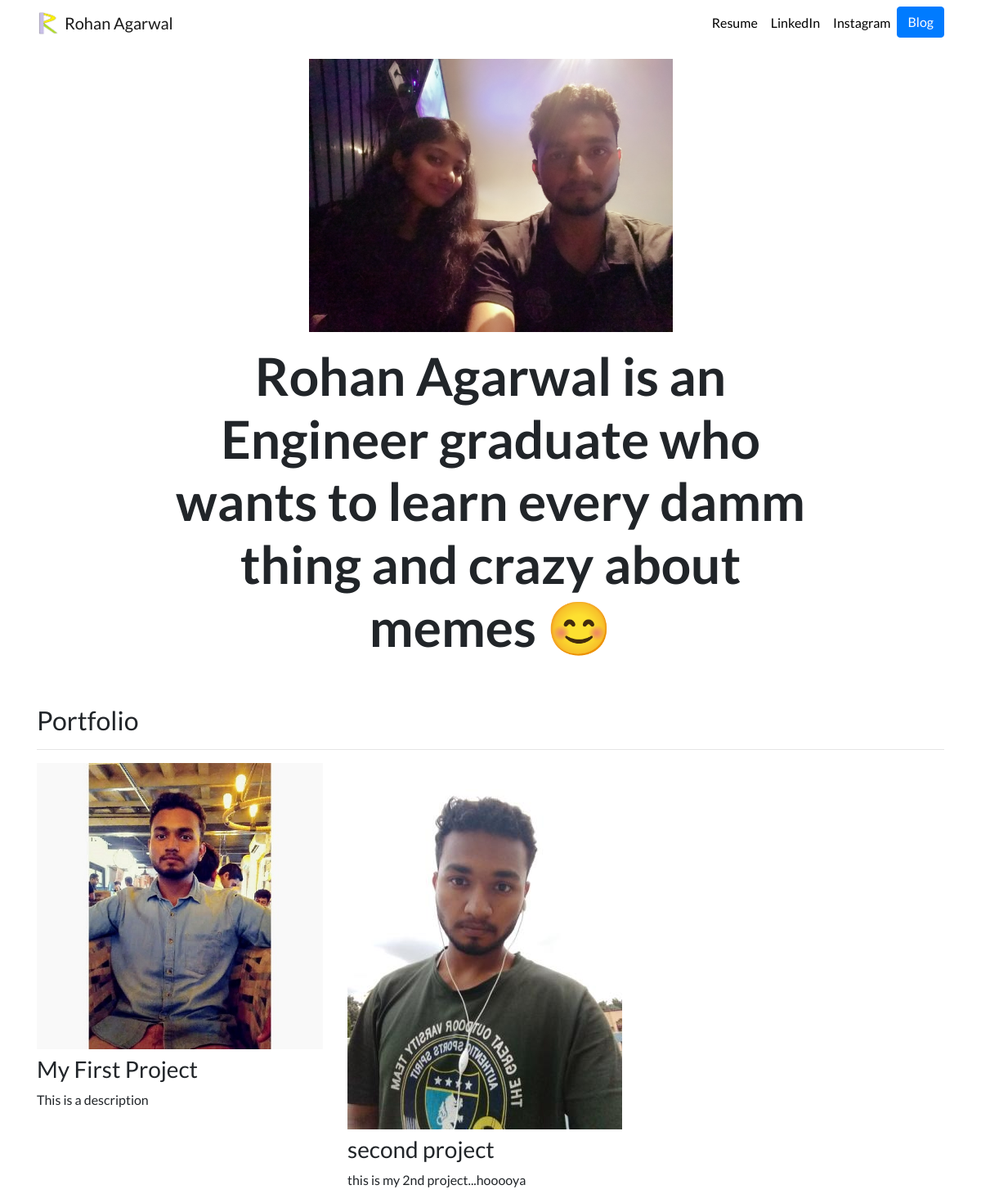
The page / on the database its author committed.
### portfolio/models.py (models this page shows, shortened)
class Project(models.Model):
    title = models.CharField(max_length=50)
    description = models.CharField(max_length=150)
    image = models.ImageField(upload_to='portfolio/images/')
    url = models.URLField(blank=True)

### portfolio/views.py (the view)
# urls.py: 2. Add a URL to urlpatterns:  path('', views.home, name='home')
def home(request):
    projects = Project.objects.all()
    return render(request, 'portfolio/home.html',{'projects':projects})

### portfolio/templates/portfolio/home.html
{% extends 'portfolio/base.html' %}
{% load static %}
{% block content %}
<div class="row justify-content-center my-3">
    <div class="col-5">
        <img src="{% static 'portfolio/static_portfolio.jpg' %}" class="img-fluid">
    </div>
  </div>
  <div class="row justify-content-center mb-3">
    <div class="col-md-9 text-center">
      <h1 id="hometext" class="font-weight-bold">Rohan Agarwal is an Engineer graduate who wants to learn every damm thing and crazy about memes 😊</h1>
    </div>
  </div>
  <h2 class="mt-5">Portfolio</h2>
<hr>
<div class="row">
    {% for project in projects %}
  <div class="col-lg-4 col-md-6">
    {% if project.url %}
    <a href="{{ project.url }}">
      <img src="{{ project.image.url }}" class="img-fluid mb-2" height="250">
    </a>
    {% else %}
    <img src="{{ project.image.url }}" class="img-fluid mb-2" height="250">
    {% endif %}
    <h3>{{ project.title }}</h3>
    <p>{{ project.description }}</p>
  </div>
  {% endfor %}
</div>
{% endblock %}

### portfolio/templates/portfolio/base.html (shortened to what this page needs)
{% load static %}
<!doctype html>
<html lang="en">
  <head>
    <link rel="stylesheet" href="https://maxcdn.bootstrapcdn.com/bootstrap/4.0.0/css/bootstrap.min.css">
    <link rel="stylesheet" href="{% static "portfolio/custom.css" %}">
  </head>
  <body>
    <nav id="topNav" class="navbar navbar-expand-md navbar-light">
      <div class="container">
        <a class="navbar-brand" href="{% url 'home' %}">
          <img src="{% static "portfolio/Logo.png" %}" width="30" height="30" class="d-inline-block align-top" alt="Rohan's Logo">
          <span>Rohan Agarwal</span>
        </a>
        <div class="collapse navbar-collapse text-center" id="navbarNav">
          <ul class="navbar-nav ml-auto">
            <li class="nav-item">
              <a class="nav-link" href="{% static "portfolio/resume.pdf" %}">Resume</a>
            </li>
            <li class="nav-item">
              <a class="nav-link" href="https://www.linkedin.com/in/genrohan/" target="_blank">LinkedIn</a>
            </li>
            <li class="nav-item">
              <a class="nav-link" href="https://twitter.com/genrohan" target="_blank">Instagram</a>
            </li>
            <li>
              <a role="button" href="{% url 'blog:all_blogs' %}" class="btn btn-primary">Blog</a>
            </li>
          </ul>
        </div>
      </div>
    </nav>
    <div class="container">
      {% block content %}{% endblock %}
  </div>
  </body>
</html>

### portfolio/static/portfolio/custom.css (style rules this page uses)
.navbar-nav .nav-link { color: rgba(0,0,0,1) !important; }
body { font-family: 'Lato', sans-serif; }
@media (min-width: 992px) { #hometext { font-size: 4rem; } }

### rows shown on the page
Project: image (picture), title "My First Project", description "This is a description"
Project: image (picture), title "second project", description "this is my 2nd project...hooooya"
